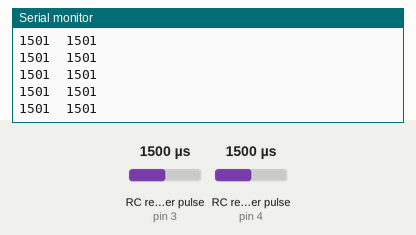
This sketch was run on a simulated Arduino Uno, built with avr-gcc and run on an emulated ATmega328P. Parts: the last lines printed to the serial monitor. Wiring (inferred from the names in the program): 2 × RC receiver channel: data pin 3 / data pin 4. The test bench sets the inputs (shaded band); at power-on: RC receiver pulse (sensors on pin 3, pin 4) 1500 µs.

Above: at 1.2 s.
1.3 s: RC receiver pulse (sensor on pin 3) set to 1020 µs
At 2.0 s:
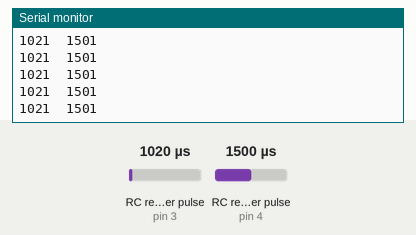
2.8 s: RC receiver pulse (sensor on pin 4) set to 1020 µs
At 3.6 s:
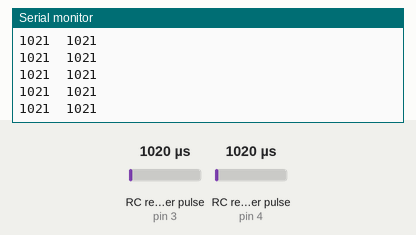
4.3 s: RC receiver pulse (sensor on pin 3) set to 1250 µs
At 5.4 s:
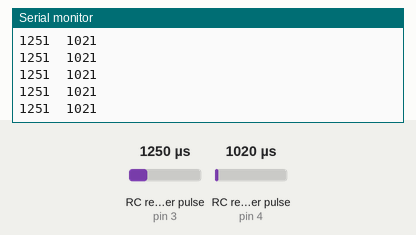
5.8 s: RC receiver pulse (sensor on pin 4) set to 1250 µs
At 6.7 s:
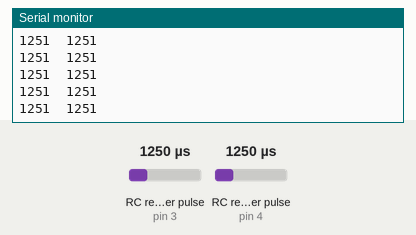
Timing chart, 0 to 8.3 s (numbered marks = the images above; inputs shaded):
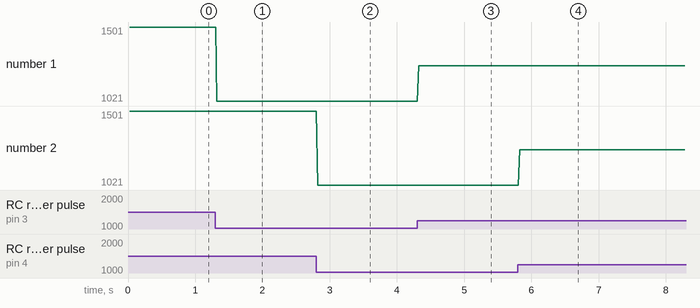

The sketch:

Read_RC_2.4GHz.ino
```cpp
#define ch1 3   // Pin 3 Colokin ke Channel 1 Receiver Remot
#define ch2 4   // Pin 4 Colokin ke Channel 2 Receiver Remot

int ch1Raw = 0;
int ch2Raw = 0;

void setup() {
  Serial.begin(9600);
  pinMode(ch1,INPUT);
  pinMode(ch2,INPUT);
}

void loop(void) {
  ch1Raw = pulseIn(ch1, HIGH);
  ch2Raw = pulseIn(ch2, HIGH);
  Serial.print(ch1Raw);
  Serial.print("\t");
  Serial.println(ch2Raw);
}
```

Measured:
- after the input at 1.3 s, the serial monitor: prints a new line at once (image 1)
- after the input at 2.8 s, the serial monitor: prints a new line at once (image 2)
- after the input at 4.3 s, the serial monitor: prints a new line at once (image 3)
- after the input at 5.8 s, the serial monitor: prints a new line at once (image 4)
- plotted number 1: 1501 → 1021 after the input at 1.3 s, 1021 → 1251 after the input at 4.3 s
